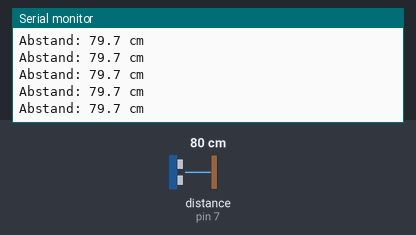
Recording of a sketch running on a simulated Arduino Mega 2560, built with avr-gcc and run on an emulated ATmega2560. Parts: the last lines printed to the serial monitor. Wiring (inferred from the names in the program): ultrasonic range finder: trigger pin 6; echo pin 7. The inputs (shaded band) are chosen by the test bench; at power-on: distance to the obstacle (sensor on pin 7) 80 cm. The echo pulse lasts 58.3 µs per cm.

Above: at 1.2 s.
1.3 s: distance to the obstacle (sensor on pin 7) set to 299 cm
At 1.62 s:
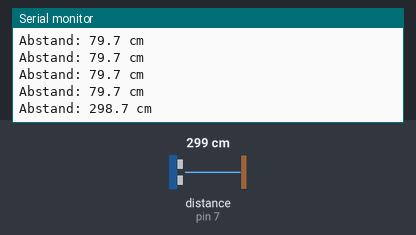
4.3 s: distance to the obstacle (sensor on pin 7) set to 2 cm
At 4.45 s:
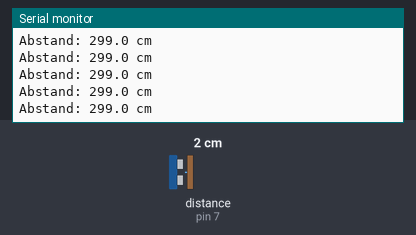
Timing chart, 0 to 7.3 s (numbered marks = the images above; inputs shaded):
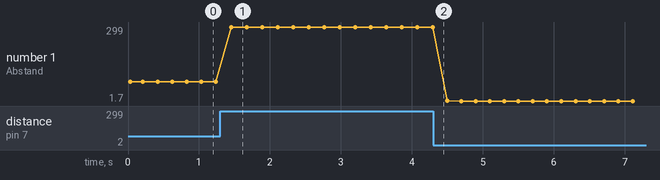

Measured:
- after the input at 1.3 s, the serial monitor: prints a new line after 0.16 s (image 1)
- plotted number 1: 79.7 → 299 after the input at 1.3 s, 299 → 1.7 after the input at 4.3 s

The sketch:

ultraschall_test.ino
```cpp
// Ultraschall-Test: Liest den HC-SR04 aus und schickt den Abstand an den PC.
//
// Verdrahtung (Arduino Mega):
//   HC-SR04 VCC  -> 5V
//   HC-SR04 GND  -> GND
//   HC-SR04 Trig -> Pin 6
//   HC-SR04 Echo -> Pin 7
//
// Messprinzip: Trig bekommt einen 10-µs-Impuls, der Sensor sendet einen
// 40-kHz-Ultraschallburst. Echo ist so lange HIGH, bis das Echo zurück ist.
// Laufzeit (hin und zurück) * Schallgeschwindigkeit / 2 = Abstand.

const int TRIG_PIN = 6;
const int ECHO_PIN = 7;

// Schallgeschwindigkeit bei ~20 °C: 343 m/s = 0,0343 cm/µs
const float SCHALL_CM_PRO_US = 0.0343;

// Länger als 30 ms warten wir nicht auf ein Echo (entspricht ~5 m).
// Der Sensor schafft zuverlässig nur ca. 2 cm bis 4 m.
const unsigned long TIMEOUT_US = 30000;

void setup() {
  Serial.begin(9600);  // Serielle Verbindung zum PC, 9600 Baud
  pinMode(TRIG_PIN, OUTPUT);
  pinMode(ECHO_PIN, INPUT);
  Serial.println("Ultraschall-Test gestartet");
}

void loop() {
  float abstand = messeAbstandCm();

  if (abstand < 0) {
    Serial.println("kein Echo (nichts im Bereich)");
  } else {
    Serial.print("Abstand: ");
    Serial.print(abstand, 1);  // eine Nachkommastelle
    Serial.println(" cm");
  }

  delay(200);  // 5 Messungen pro Sekunde
}

// Gibt den Abstand in cm zurück, oder -1, wenn kein Echo kam.
float messeAbstandCm() {
  // Sauberen 10-µs-Triggerimpuls erzeugen
  digitalWrite(TRIG_PIN, LOW);
  delayMicroseconds(2);
  digitalWrite(TRIG_PIN, HIGH);
  delayMicroseconds(10);
  digitalWrite(TRIG_PIN, LOW);

  // Dauer messen, die Echo HIGH ist (0 = Timeout)
  unsigned long laufzeit = pulseIn(ECHO_PIN, HIGH, TIMEOUT_US);
  if (laufzeit == 0) {
    return -1;
  }
  return laufzeit * SCHALL_CM_PRO_US / 2.0;
}
```
